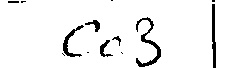
#> input picture case43.jpg, 232 x 68 px
$ python -i cadrer_image.py   (imports and definitions only)
#> lines starting #> are read from the running program, lines starting #| are printed output that depends on the picture; after the words box and inside, x2 and y2 are one past the last pixel; in counts of white or black regions, pixels touching at a corner belong together
'''Import des differentes fonctions necessaires'''
from detection_lignes import detection_ligne_haut, detection_ligne_droite,\
        detection_ligne_gauche, detection_ligne_bas

import cv2 as cv
import numpy as np

def affiche_ecran(image, titre):
    little = cv.resize(image,(300,700))
    cv.imshow(titre, little)
    cv.waitKey(0)


# [51 lines left out: functions cadrage_largeur, cadrage_hauteur, cadrage, not called in this run]


def cadrage2(image):
    '''
    Fonction qui appelle les fonctions cadrage_vertical et cadrage_horizontal pour les appliquer.

    Paramètres :
    img (array) : Une liste de listes, ayant pour valeurs les pixels aux niveaux de gris
    de la photo initale.

    Retourne :
    img_cadree (array) : Une partie du paramètre en entrée, contenant uniquement les données
    comprises entre les quatre limites détectées.
    '''


    longueur_image = image.shape[0]
    #print(f"image largeur : {largeur_image}")
    print(f"image longueur : {longueur_image}")

    #detection ligne haut
    ligne_haut = detection_ligne_haut2(image)

    # Déterminer les dimensions de l'image originale
    height, width = image.shape[:2]

    # Rogner l'image
    cropped_image = image[ligne_haut:height, 0:width]
    im0 = cv.resize(cropped_image,(600,1800))
    cv.imshow('image originale', im0)
    cv.waitKey(0)

    largeur_image = cropped_image.shape[1]

    image_contour = cv.Canny(cropped_image, 20, 200, None, 3)
    #affiche_ecran(image_contour, 'image contour')
    kernel = np.ones((3,3), np.uint8)
    image_contour = cv.dilate(image_contour, kernel, iterations=1)
    #affiche_ecran(image_contour, 'image contour apres dilatation')

    lignes_verticales = cv.HoughLinesP(image_contour, 1, np.pi / 180, 350, None, 400, 10)
    """
    if lignes_verticales is not None:
        for ligne in lignes_verticales:
            for x1, y1, x2, y2 in ligne:
                cv.line(image, (x1, y1), (x2, y2), (255, 255, 255), 5)
    """

    #print(f"lignes verticales {lignes_verticales}")

    lignes_horizontales = cv.HoughLinesP(image_contour, 1, np.pi / 180,
                                         350, None, largeur_image*0.06, 10)

    #print(f"lignes horizontales {lignes_horizontales}")
    """
    if lignes_horizontales is not None:
        for ligne in lignes_horizontales:
            for x1, y1, x2, y2 in ligne:
                cv.line(image, (x1, y1), (x2, y2), (255, 255, 255), 5)
    """
    # Afficher l'image avec les lignes détectées
    #affiche_ecran(image,'Image avec lignes')

    liste_lignes = [[], []]
    seuil = 60
    for points in lignes_verticales :
        x_1, x_2 = points[0][0], points[0][2]
        if abs(x_1 - x_2) < seuil:
            liste_lignes[0].append(int((x_1 + x_2)/2))

    for points in lignes_horizontales :
        y_1, y_2 = points[0][1], points[0][3]
        if abs(y_1 - y_2) < seuil:
            liste_lignes[1].append(int((y_1 + y_2)/2))

    print("Lignes verticales détectées:", liste_lignes[0])
    print("Lignes horizontales détectées:", liste_lignes[1])

    liste_lignes_triee = supression_lignes_successives2(liste_lignes)

    print("Lignes verticales après suppression:", liste_lignes_triee[0])
    print("Lignes horizontales après suppression:", liste_lignes_triee[1])

    # Cadrer l'image en utilisant les lignes détectées
    v = liste_lignes_triee[0]
    print(f"nb lignes verticales : {len(v)}")
    h = liste_lignes_triee[1]
    print(f"nb lignes horizontales : {len(h)}")


    while len(h)>42:
        h.pop()

    min_x, max_x = min(v), max(v)
    min_y, max_y = min(h), max(h)
    #min_x +=30
    #max_x -=65
    #max_y -=140
    min_y -=10
    image_cadree = cropped_image[min_y:max_y, min_x:max_x]
    print(f"nb lignes horizontales apres : {len(h)}")
    return image_cadree


def detection_ligne_haut2(image) :
    '''
    Cette fonction permet de trouver la limite haute à laquelle il faut couper
    la feuille.

    La limite haute est la ligne sur laquelle se trouvent les deux cases
    ayant pour inscription "BLANC" et "NOIR".

    Pour cela, on binarise, puis dilate l'image, afin d'obtenir uniquement les
    coordonnees des cases precedentes.

    Parametre :
    image(array) --> Liste comprenant les valeurs de l'image initiale.

    Retourne :
    hauteur_limite(int) --> Indice de la première ligne détectée.
    '''
    _,image_binarisee = cv.threshold(image, 60, 255, cv.THRESH_BINARY)
    #_,image_binarisee = cv.adaptiveThreshold(image, 255, cv.ADAPTIVE_THRESH_GAUSSIAN_C,cv.THRESH_BINARY_INV,9,0)
    affiche_ecran(image_binarisee,'image binarisee ')
    #cv.waitKey(0)
    kernel = np.ones((10,10), np.uint8) # kernel (10,10) initialement
    # on ne veut garder que des blocs noirs correspondant aux mots "noirs"
    # qui serviront de repère (fin de l'en-tete)
    image_erodee = cv.dilate(image_binarisee, kernel, iterations = 3) # nb iterations = 3 initialement
    #affiche_ecran(image_erodee, 'image erodee')

    _, nbcol = image.shape

    cptmax = 0
    imax = 0
    for i in range(1000):
        cpt = 0
        for j in range(nbcol):
            if image_erodee[i][j] == 0:
                cpt += 1
        if cpt>cptmax:
            imax = i
            cptmax = cpt

    print("ligne haut = ", imax)

    return imax


# [44 lines left out: function supression_lignes_successives2, not called in this run]

>>> import cv2
>>> picture = cv2.imread('case43.jpg')
#> picture is the input picture: shape (68, 232, 3); min 0, max 255, mean 240
>>> result = cadrage2(picture)
#| image longueur : 68
#> in detection_ligne_haut2, `_,image_binarisee = cv.threshold(image, 60, 255, cv.THRESH_BINARY)`: image_binarisee: shape (68, 232, 3); 94.2% white; 13 black regions (6 under 20 px), largest, box (x1, y1, x2, y2) and area: (136, 17, 161, 67) 311, (212, 4, 216, 68) 197, (63, 25, 84, 57) 177
#> in affiche_ecran, `little = cv.resize(image,(300,700))`:
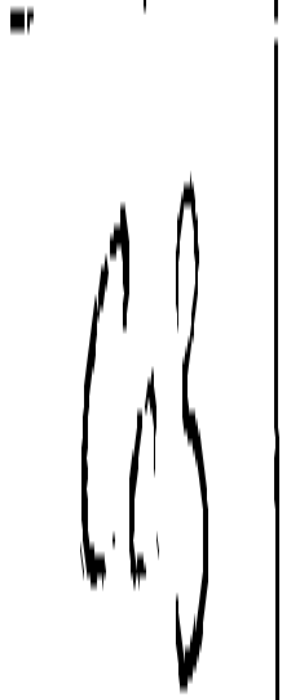
#> little: shape (700, 300, 3); min 0, max 255, mean 240.2
#> in detection_ligne_haut2, `image_erodee = cv.dilate(image_binarisee, kernel, iterations = 3)`: image_erodee: shape (68, 232, 3); every value is 255
#> (the run stopped early here; a loop or call above may not have finished)
